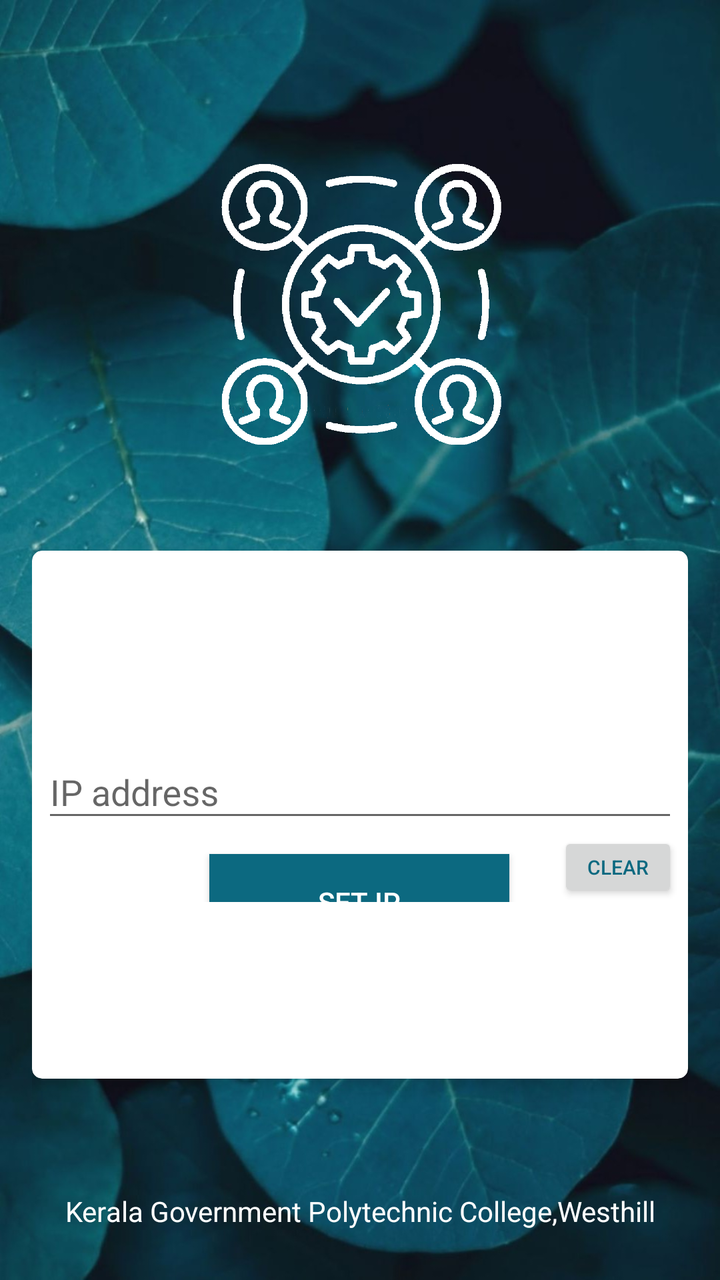
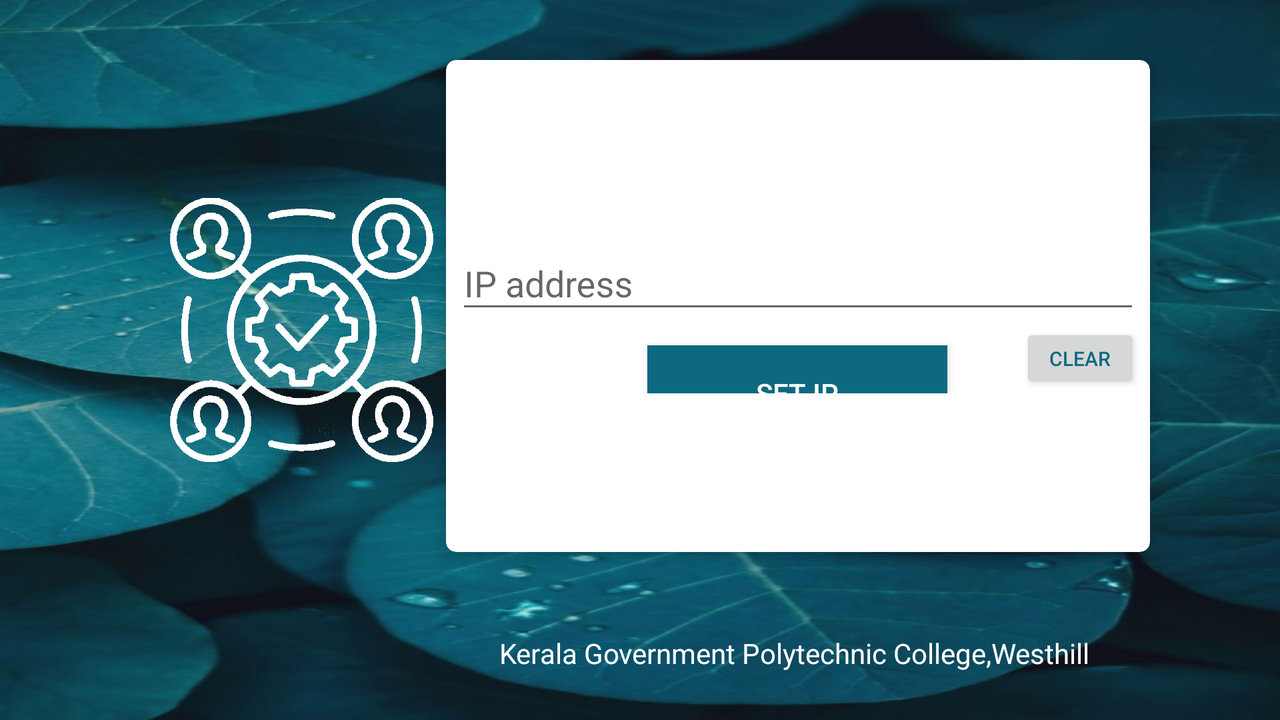

Compare how this app lays out the same screen by default and in its alternative resource folder. The renders come first, then the two layout files and the values they reference.
<!-- AndroidManifest.xml: application theme AppTheme -->
<!-- res/layout/activity_set_ip.xml -->
<?xml version="1.0" encoding="utf-8"?>
<androidx.constraintlayout.widget.ConstraintLayout xmlns:android="http://schemas.android.com/apk/res/android"
    xmlns:tools="http://schemas.android.com/tools"
    xmlns:app="http://schemas.android.com/apk/res-auto"
    android:layout_width="match_parent"
    android:layout_height="match_parent"
    android:gravity="center"
    android:padding="16dp"
    android:orientation="vertical"
    android:background="@drawable/bg4"
    tools:context=".IpSet">

    <ImageView
        android:id="@+id/profile"
        android:layout_width="225dp"
        android:layout_height="228dp"
        android:layout_alignParentStart="true"
        android:layout_alignParentTop="true"
        android:layout_alignParentEnd="true"
        android:background="@drawable/round_background"
        android:contentDescription="@string/todo"
        android:padding="15dp"
        android:src="@drawable/icon2"
        app:layout_constraintBottom_toBottomOf="parent"
        app:layout_constraintEnd_toEndOf="parent"
        app:layout_constraintStart_toStartOf="parent"
        app:layout_constraintTop_toTopOf="parent"
        app:layout_constraintVertical_bias="0.0" />

    <androidx.cardview.widget.CardView
        android:id="@+id/card"
        android:layout_width="match_parent"
        android:layout_height="264dp"
        android:layout_below="@+id/profile"
        android:layout_alignParentStart="true"
        android:layout_alignParentEnd="true"
        android:padding="10dp"
        app:cardCornerRadius="5dp"
        app:cardElevation="5dp"
        app:layout_constraintBottom_toBottomOf="parent"
        app:layout_constraintEnd_toEndOf="parent"
        app:layout_constraintStart_toStartOf="parent"
        app:layout_constraintTop_toBottomOf="@+id/profile"
        app:layout_constraintVertical_bias="0.27">

        <LinearLayout
            android:layout_width="match_parent"
            android:layout_height="wrap_content"
            android:layout_gravity="center"
            android:layout_margin="5dp"
            android:orientation="vertical">


            <com.google.android.material.textfield.TextInputLayout
                android:id="@+id/iperror"
                android:layout_width="match_parent"
                android:layout_height="wrap_content">


                <EditText
                    android:id="@+id/editText"
                    android:layout_width="match_parent"
                    android:layout_height="wrap_content"
                    android:layout_marginTop="10dp"
                    android:autofillHints=""
                    android:ems="10"
                    android:hint="@string/ip_address"
                    android:textColorHint="@color/colorPrimary"
                    android:textColor="@color/colorPrimaryDark"
                    android:inputType="number|phone"
                    app:layout_constraintEnd_toEndOf="parent"
                    app:layout_constraintStart_toStartOf="parent"
                    app:layout_constraintTop_toTopOf="parent" />
            </com.google.android.material.textfield.TextInputLayout>
            <androidx.constraintlayout.widget.ConstraintLayout
                android:layout_width="match_parent"
                android:layout_height="match_parent">

            <Button
                android:id="@+id/button"
                android:layout_width="150dp"
                android:layout_height="wrap_content"
                android:layout_gravity="center"
                android:background="@drawable/button_gradient"
                android:text="@string/set_ip"
                android:textColor="#FFFFFF"
                app:layout_constraintBottom_toBottomOf="parent"
                app:layout_constraintEnd_toEndOf="parent"
                app:layout_constraintHorizontal_bias="0.498"
                app:layout_constraintStart_toStartOf="parent"
                app:layout_constraintTop_toBottomOf="parent"
                app:layout_constraintVertical_bias="0.0" />

                <Button
                    android:id="@+id/clear"
                    android:layout_width="60dp"
                    android:layout_height="35dp"
                    android:layout_gravity="end"
                    android:text="clear"
                    android:textColor="@color/colorPrimaryDark"
                    android:textSize="10sp"
                    app:layout_constraintBottom_toBottomOf="parent"
                    app:layout_constraintEnd_toEndOf="parent"
                    app:layout_constraintHorizontal_bias="1.0"
                    app:layout_constraintStart_toStartOf="parent"
                    app:layout_constraintTop_toTopOf="parent"
                    app:layout_constraintVertical_bias="0.0" />
            </androidx.constraintlayout.widget.ConstraintLayout>
        </LinearLayout>
    </androidx.cardview.widget.CardView>

    <TextView
        android:id="@+id/textView38"
        android:layout_width="match_parent"
        android:layout_height="wrap_content"
        android:layout_below="@+id/card"
        android:layout_alignParentStart="true"
        android:layout_alignParentEnd="true"
        android:layout_alignParentBottom="true"
        android:text="@string/kgptc"
        android:textAlignment="center"
        android:textColor="@color/colorWhite"
        app:layout_constraintBottom_toBottomOf="parent"
        app:layout_constraintEnd_toEndOf="parent"
        app:layout_constraintHorizontal_bias="0.406"
        app:layout_constraintStart_toStartOf="parent"
        app:layout_constraintTop_toBottomOf="@+id/card"
        app:layout_constraintVertical_bias="0.862" />

</androidx.constraintlayout.widget.ConstraintLayout>
<!-- resources referenced by this layout -->
<resources>
  <color name="colorPrimary">#0C6980</color>
  <color name="colorPrimaryDark">#0C6980</color>
  <color name="colorWhite">#FFFFFF</color>
  <!-- drawable bg4: jpg bitmap (drawable, 172840 bytes) -->
  <!-- drawable button_gradient (drawable) -->
  <?xml version="1.0" encoding="utf-8"?>
  <shape
      xmlns:android="http://schemas.android.com/apk/res/android"
      android:shape="rectangle">
  
  
  
  
  
  
      <gradient
          android:angle="225"
          android:endColor="@color/colorPrimaryDark"
          android:centerColor="@color/colorPrimary"
          android:startColor="@color/colorPrimary"/>/>
  </shape>
  <!-- drawable icon2: png bitmap (drawable, 71717 bytes) -->
  <!-- drawable round_background (drawable) -->
  <?xml version="1.0" encoding="utf-8"?>
  <shape
      xmlns:android="http://schemas.android.com/apk/res/android"
      android:shape="oval">
  
  </shape>
  <string name="ip_address">IP address</string>
  <string name="kgptc">Kerala Government Polytechnic College,Westhill</string>
  <string name="set_ip">Set ip</string>
  <string name="todo">TODO</string>
  <!-- from res/values-v21/ -->
  <style name="AppTheme" parent="Theme.AppCompat.Light.DarkActionBar">
          
          <item name="colorPrimary">@color/colorPrimary</item>
          <item name="colorPrimaryDark">@color/colorPrimaryDark</item>
          <item name="colorAccent">@color/colorAccent</item>
      </style>
  <color name="colorAccent">#0097A7</color>
</resources>
<!-- res/layout-land/activity_set_ip.xml (the author's variant of the layout above) -->
<!-- drawn on the phone turned sideways -->
<?xml version="1.0" encoding="utf-8"?>
<androidx.constraintlayout.widget.ConstraintLayout xmlns:android="http://schemas.android.com/apk/res/android"
    xmlns:tools="http://schemas.android.com/tools"
    xmlns:app="http://schemas.android.com/apk/res-auto"
    android:layout_width="match_parent"
    android:layout_height="match_parent"
    android:gravity="center"
    android:padding="16dp"
    android:orientation="vertical"
    android:background="@drawable/bg4"
    tools:context=".IpSet">

    <ImageView
        android:id="@+id/profile"
        android:layout_width="214dp"
        android:layout_height="210dp"
        android:layout_alignParentStart="true"
        android:layout_alignParentTop="true"
        android:layout_alignParentEnd="true"
        android:background="@drawable/round_background"
        android:contentDescription="@string/todo"
        android:padding="15dp"
        android:src="@drawable/icon2"
        app:layout_constraintBottom_toBottomOf="parent"
        app:layout_constraintEnd_toEndOf="parent"
        app:layout_constraintHorizontal_bias="0.069"
        app:layout_constraintStart_toStartOf="parent"
        app:layout_constraintTop_toTopOf="parent"
        app:layout_constraintVertical_bias="0.195" />

    <androidx.cardview.widget.CardView
        android:id="@+id/card"
        android:layout_width="352dp"
        android:layout_height="246dp"
        android:layout_below="@+id/profile"
        android:layout_alignParentStart="true"
        android:layout_alignParentEnd="true"
        android:padding="10dp"
        app:cardCornerRadius="5dp"
        app:cardElevation="5dp"
        app:layout_constraintBottom_toBottomOf="parent"
        app:layout_constraintEnd_toEndOf="parent"
        app:layout_constraintHorizontal_bias="0.809"
        app:layout_constraintStart_toStartOf="parent"
        app:layout_constraintTop_toTopOf="parent"
        app:layout_constraintVertical_bias="0.172">

        <LinearLayout
            android:layout_width="match_parent"
            android:layout_height="wrap_content"
            android:layout_gravity="center"
            android:layout_margin="5dp"
            android:orientation="vertical">


            <com.google.android.material.textfield.TextInputLayout
                android:id="@+id/iperror"
                android:layout_width="match_parent"
                android:layout_height="wrap_content">


                <EditText
                    android:id="@+id/editText"
                    android:layout_width="match_parent"
                    android:layout_height="wrap_content"
                    android:layout_marginTop="10dp"
                    android:autofillHints=""
                    android:ems="10"
                    android:hint="@string/ip_address"
                    android:textColorHint="@color/colorPrimary"
                    android:textColor="@color/colorPrimaryDark"
                    android:inputType="number|phone"
                    app:layout_constraintEnd_toEndOf="parent"
                    app:layout_constraintStart_toStartOf="parent"
                    app:layout_constraintTop_toTopOf="parent" />
            </com.google.android.material.textfield.TextInputLayout>

            <androidx.constraintlayout.widget.ConstraintLayout
                android:layout_width="match_parent"
                android:layout_height="match_parent">

                <Button
                    android:id="@+id/button"
                    android:layout_width="150dp"
                    android:layout_height="wrap_content"
                    android:layout_gravity="center"
                    android:background="@drawable/button_gradient"
                    android:text="@string/set_ip"
                    android:textColor="#FFFFFF"
                    app:layout_constraintBottom_toBottomOf="parent"
                    app:layout_constraintEnd_toEndOf="parent"
                    app:layout_constraintHorizontal_bias="0.498"
                    app:layout_constraintStart_toStartOf="parent"
                    app:layout_constraintTop_toBottomOf="parent"
                    app:layout_constraintVertical_bias="0.0" />

                <Button
                    android:id="@+id/clear"
                    android:layout_width="60dp"
                    android:layout_height="35dp"
                    android:layout_gravity="end"
                    android:text="clear"
                    android:textColor="@color/colorPrimaryDark"
                    android:textSize="10sp"
                    app:layout_constraintBottom_toBottomOf="parent"
                    app:layout_constraintEnd_toEndOf="parent"
                    app:layout_constraintHorizontal_bias="1.0"
                    app:layout_constraintStart_toStartOf="parent"
                    app:layout_constraintTop_toTopOf="parent"
                    app:layout_constraintVertical_bias="0.0" />
            </androidx.constraintlayout.widget.ConstraintLayout>
        </LinearLayout>
    </androidx.cardview.widget.CardView>

    <TextView
        android:id="@+id/textView38"
        android:layout_width="324dp"
        android:layout_height="wrap_content"
        android:layout_below="@+id/card"
        android:layout_alignParentStart="true"
        android:layout_alignParentEnd="true"
        android:layout_alignParentBottom="true"
        android:text="@string/kgptc"
        android:textAlignment="center"
        android:textColor="@color/colorWhite"
        app:layout_constraintBottom_toBottomOf="parent"
        app:layout_constraintEnd_toEndOf="parent"
        app:layout_constraintHorizontal_bias="0.771"
        app:layout_constraintStart_toStartOf="parent"
        app:layout_constraintTop_toBottomOf="@+id/card"
        app:layout_constraintVertical_bias="0.836" />

</androidx.constraintlayout.widget.ConstraintLayout>
